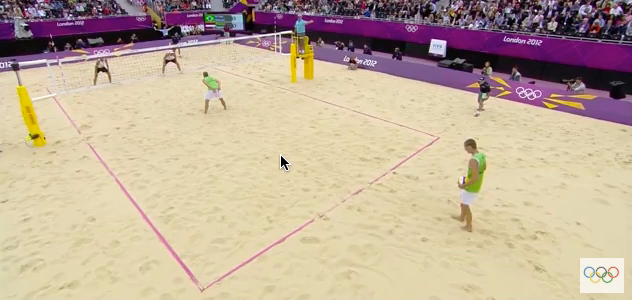
#> input picture frame 76 of CS4243_Project_Instructions_and_Data/beachVolleyball/beachVolleyball1.mov, 632 x 300 px
$ python findCoordinate.py   (Python 2 division)
#> lines starting #> are read from the running program, lines starting #| are printed output that depends on the picture
import numpy as np
import cv2
import cv2.cv as cv
from matplotlib import pyplot as plt


def checkJump(firstPlayerPosList, secondPlayerPosList, playerIndex):
	# the initial idea to check jumping is to see every 20 frames
	# if the offset in y direction is above a certain threshold and in x direction is below a threshold,
	# consider it as a jump
	playerBeforePosX = firstPlayerPosList[playerIndex][0][0]
	playerAfterPosX = secondPlayerPosList[playerIndex][0][0]
	playerBeforePosY = firstPlayerPosList[playerIndex][0][1]
	playerAfterPosY = secondPlayerPosList[playerIndex][0][1]

	if playerIndex < 2:
		if playerBeforePosY - playerAfterPosY >= 14 and abs(playerBeforePosX - playerAfterPosX) <= 10:
			return True
	else:
		if playerBeforePosY - playerAfterPosY >= 25 and abs(playerBeforePosX - playerAfterPosX) <= 10:
		#if abs(playerbeforePosY - playerAfterPosY) >= 20:
			return True

	return False

cap = cv2.VideoCapture('beachVolleyball1.mov')

feature_params = dict( maxCorners = 20,
						qualityLevel = 0.3,
						minDistance = 7,
						blockSize = 7)

lk_params = dict( winSize = (15, 15),
					maxLevel = 2,
					criteria = (cv2.TERM_CRITERIA_EPS | cv2.TERM_CRITERIA_COUNT, 20, 0.03))

color = np.random.randint(0, 255, (100, 3))

ret, old_frame = cap.read()
#> old_frame is the input picture: shape (300, 632, 3); mean B, G, R 153.6, 173.9, 193
old_gray = cv2.cvtColor(old_frame, cv2.COLOR_BGR2GRAY)
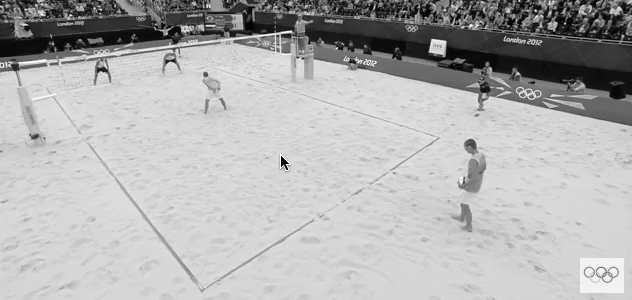
#> old_gray: shape (300, 632); min 0, max 255, mean 177.4
p0 = cv2.goodFeaturesToTrack(old_gray, mask = None, **feature_params)
#> p0 = 20 rows, first 8: [284, 162], [279, 36], [433, 41], [165, 32], [443, 43], [431, 50], [535, 12], [205, 27]
#p0 = np.float32(np.array([[[133, 130]],[[111, 210]], [[297, 162]],[[536, 139]]])) # for topview.mov
#p0 = np.float32(np.array([[[293.5, 83]],[[355, 193]],[[172, 208]],[[46.5, 137]]]))

#p0 = np.float32(np.array([[[98, 63]],[[174.5, 60]], [[208, 99.5]],[[487.5, 207.5]]]))
p0 = np.float32(np.array([[[98, 63]],[[174.5, 60]], [[209, 80.5]],[[487.5, 207.5]]]))

playerPosList = []
playerPosList.append(p0.copy())

index = 0
jumpFlag = [False] * 4
afterJumpCounter = [0] * 4
checkJumpWindow = 28

print p0

mask = np.zeros_like(old_frame)

while(ret):
	ret, frame = cap.read()

	if not ret:
		break

	frame_gray = cv2.cvtColor(frame, cv2.COLOR_BGR2GRAY)
	p1, st, err = cv2.calcOpticalFlowPyrLK(old_gray, frame_gray, p0, None, **lk_params)
#> p1 = [[98, 62.99], [174.5, 60], [209, 80.5], [487.5, 207.5]]; st = [1, 1, 1, 1]; err = [1.01, 0.228, 0.0235, 0.274]
	good_new = p1[st==1]
#> good_new has the same summary as p1
	good_old = p0[st==1]
#> good_old = [[98, 63], [174.5, 60], [209, 80.5], [487.5, 207.5]]

	for playerIndex in range(0, 4):
		if index >= checkJumpWindow and jumpFlag[playerIndex] == False and afterJumpCounter[playerIndex] >= checkJumpWindow:
			jumpFlag[playerIndex] = checkJump(playerPosList[index - checkJumpWindow], playerPosList[index], playerIndex)
			if jumpFlag[playerIndex] == True:
				print 'player ' + str(playerIndex + 1) + ' jumps!!!'
				afterJumpCounter[playerIndex] = 0
				jumpFlag[playerIndex] = False

	for i, (new, old) in enumerate(zip(good_new, good_old)):
		a, b = new.ravel()
		c, d = old.ravel()
		cv2.line(mask, (a, b), (c, d),color[i].tolist(), 2)
		cv2.circle(frame,(a,b),5,color[i].tolist(),-1)
#> this loop made 4 passes
#> (a, b, c, d) on passes 1 to 4: (98, 62.99, 98, 63), (174.5, 60, 174.5, 60), (209, 80.5, 209, 80.5), (487.5, 207.5, 487.5, 207.5)
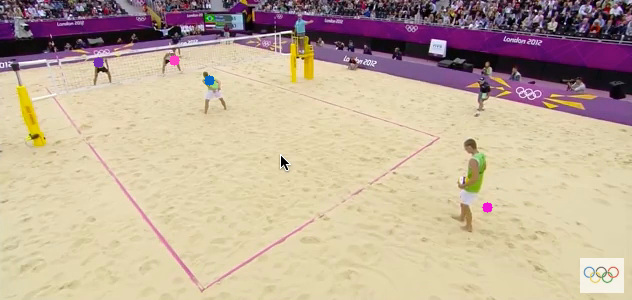
#> frame: shape (300, 632, 3); mean B, G, R 153.6, 173.7, 192.9
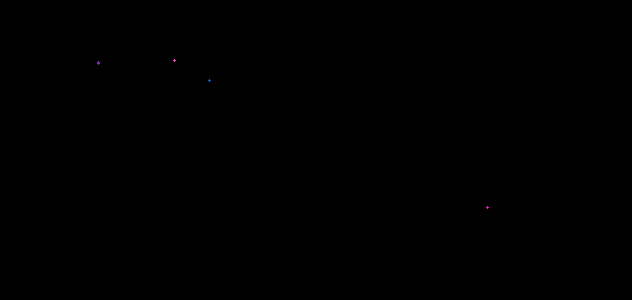
#> mask: shape (300, 632, 3); mean B, G, R 0, 0, 0
	img = cv2.add(frame, mask)

	cv2.imshow('frame', img)
	k = cv2.waitKey(30) & 0xff
#> (key Esc is pressed here)
	if k == 27:
		break

	old_gray = frame_gray.copy()
	p0 = good_new.reshape(-1, 1, 2)

	playerPosList.append(p1.copy())
	index += 1
	afterJumpCounter = [ele + 1 for ele in afterJumpCounter]

cv2.destroyAllWindows()
cap.release()

$ run again, starting later in the video
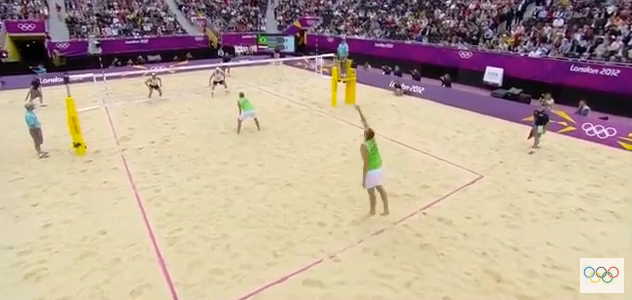
#> input picture frame 342 of CS4243_Project_Instructions_and_Data/beachVolleyball/beachVolleyball1.mov, 632 x 300 px
#> old_frame is the input picture: shape (300, 632, 3); mean B, G, R 149.8, 165.8, 185.3
#> `old_gray = cv2.cvtColor(old_frame, cv2.COLOR_BGR2GRAY)`:
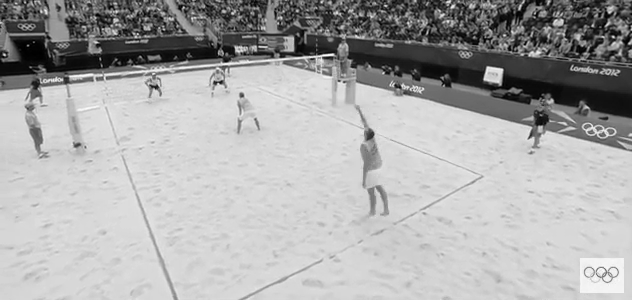
#> old_gray: shape (300, 632); min 0, max 255, mean 169.9
#> p0 = 20 rows, first 8: [501, 70], [488, 68], [609, 12], [216, 82], [499, 83], [237, 48], [614, 38], [181, 7]
#> p1 = [[98, 63], [174.5, 60], [209, 80.5], [487.5, 207.5]]; st = [1, 1, 1, 1]; err = [0, 0, 0, 0]
#> good_new has the same summary as p1
#> good_old has the same summary as p1
#> the loop `for i, (new, old) in enumerate(zip(good_new, good_old)):` made 4 passes
#> (a, b, c, d) on passes 1 to 4: (98, 63, 98, 63), (174.5, 60, 174.5, 60), (209, 80.5, 209, 80.5), (487.5, 207.5, 487.5, 207.5)
#> after the loop `for i, (new, old) in enumerate(zip(good_new, good_old)):`:
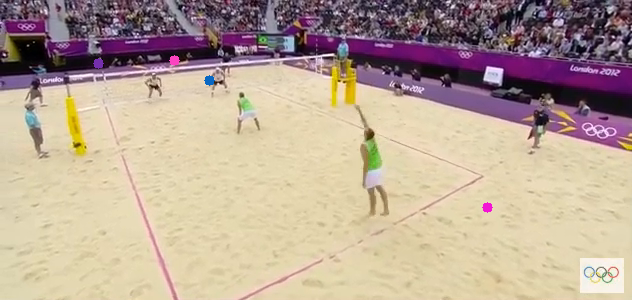
#> frame: shape (300, 632, 3); mean B, G, R 150, 165.7, 185.3

$ run again, starting later in the video
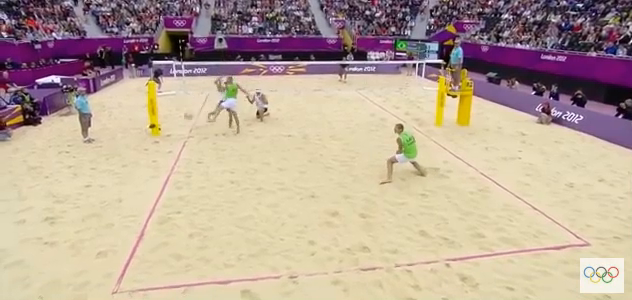
#> input picture frame 608 of CS4243_Project_Instructions_and_Data/beachVolleyball/beachVolleyball1.mov, 632 x 300 px
#> old_frame is the input picture: shape (300, 632, 3); mean B, G, R 151.1, 166.4, 185.7
#> `old_gray = cv2.cvtColor(old_frame, cv2.COLOR_BGR2GRAY)`:
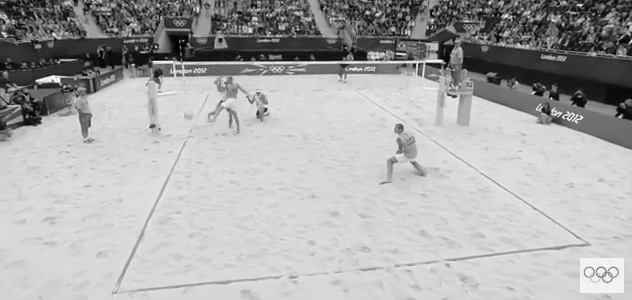
#> old_gray: shape (300, 632); min 0, max 255, mean 170.6
#> p0 = 20 rows, first 8: [415, 63], [425, 65], [564, 117], [59, 80], [509, 18], [533, 91], [443, 65], [542, 110]
#> p1 = [[98, 63], [174.5, 60], [209, 80.5], [487.7, 207.3]]; st = [1, 1, 1, 1]; err = [0, 0, 0, 0.272]
#> good_new has the same summary as p1
#> good_old = [[98, 63], [174.5, 60], [209, 80.5], [487.5, 207.5]]
#> the loop `for i, (new, old) in enumerate(zip(good_new, good_old)):` made 4 passes
#> (a, b, c, d) on passes 1 to 4: (98, 63, 98, 63), (174.5, 60, 174.5, 60), (209, 80.5, 209, 80.5), (487.7, 207.3, 487.5, 207.5)
#> after the loop `for i, (new, old) in enumerate(zip(good_new, good_old)):`:
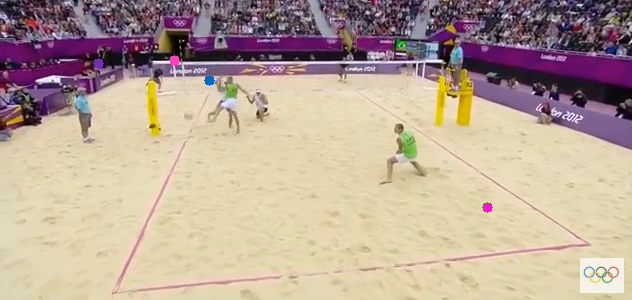
#> frame: shape (300, 632, 3); mean B, G, R 151.3, 166.3, 185.8
